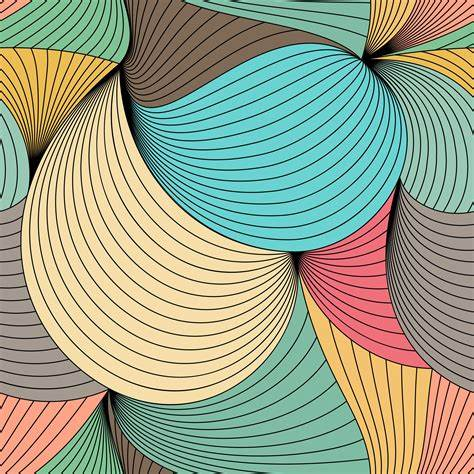
#> input picture CV_LAB_210962054/210962054_WEEK-5/Resources/pattern.jpg, 474 x 474 px, found by its file name
$ python Colour_segmentation.py
#> lines starting #> are read from the running program, lines starting #| are printed output that depends on the picture; after the words box and inside, x2 and y2 are one past the last pixel; in counts of white or black regions, pixels touching at a corner belong together
import cv2 as cv
import numpy as np


img = cv.imread('C:/Users/PG LAB/Desktop/pattern.jpg')
#> img is the input picture: shape (474, 474, 3); mean B, G, R 139.8, 165.1, 156.6

lower = np.array([123,10, 230], dtype=np.uint8)
upper = np.array([235, 123, 244], dtype=np.uint8)

hsv = cv.cvtColor(img, cv.COLOR_BGR2HSV)
#> hsv: shape (474, 474, 3); mean H, S, V 50.1, 101, 184.2
mask = cv.inRange(hsv, lower, upper)
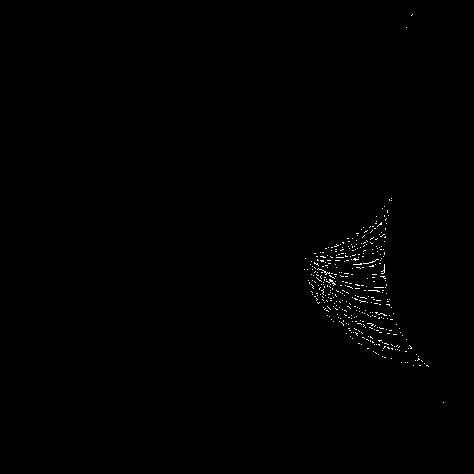
#> mask: shape (474, 474); 0.4% white in thin lines or dots, all inside (x1, y1, x2, y2) = (304, 14, 444, 403)
output = cv.bitwise_and(img, img, mask=mask)
output = cv.dilate(output, (5, 5), iterations=5)
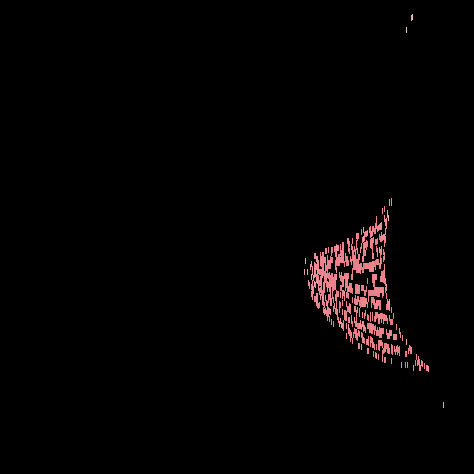
#> output: shape (474, 474, 3); mean B, G, R 2.7, 2.5, 4.5

    # Display output image
cv.imshow('image', output)
cv.waitKey(0)
